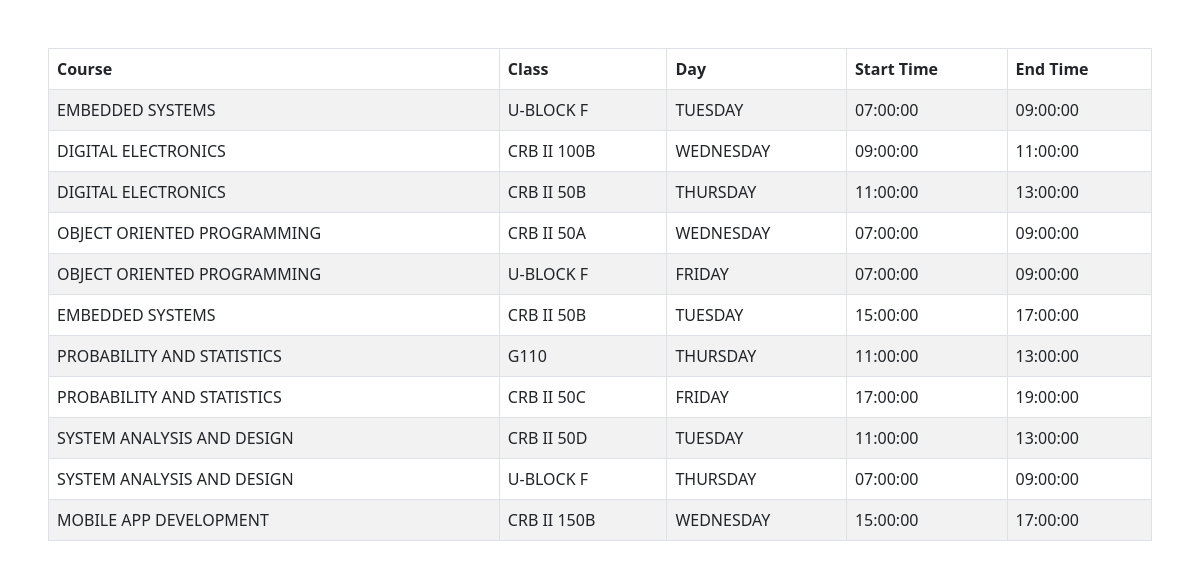
The page /php/venue.php on the database as committed earlier.
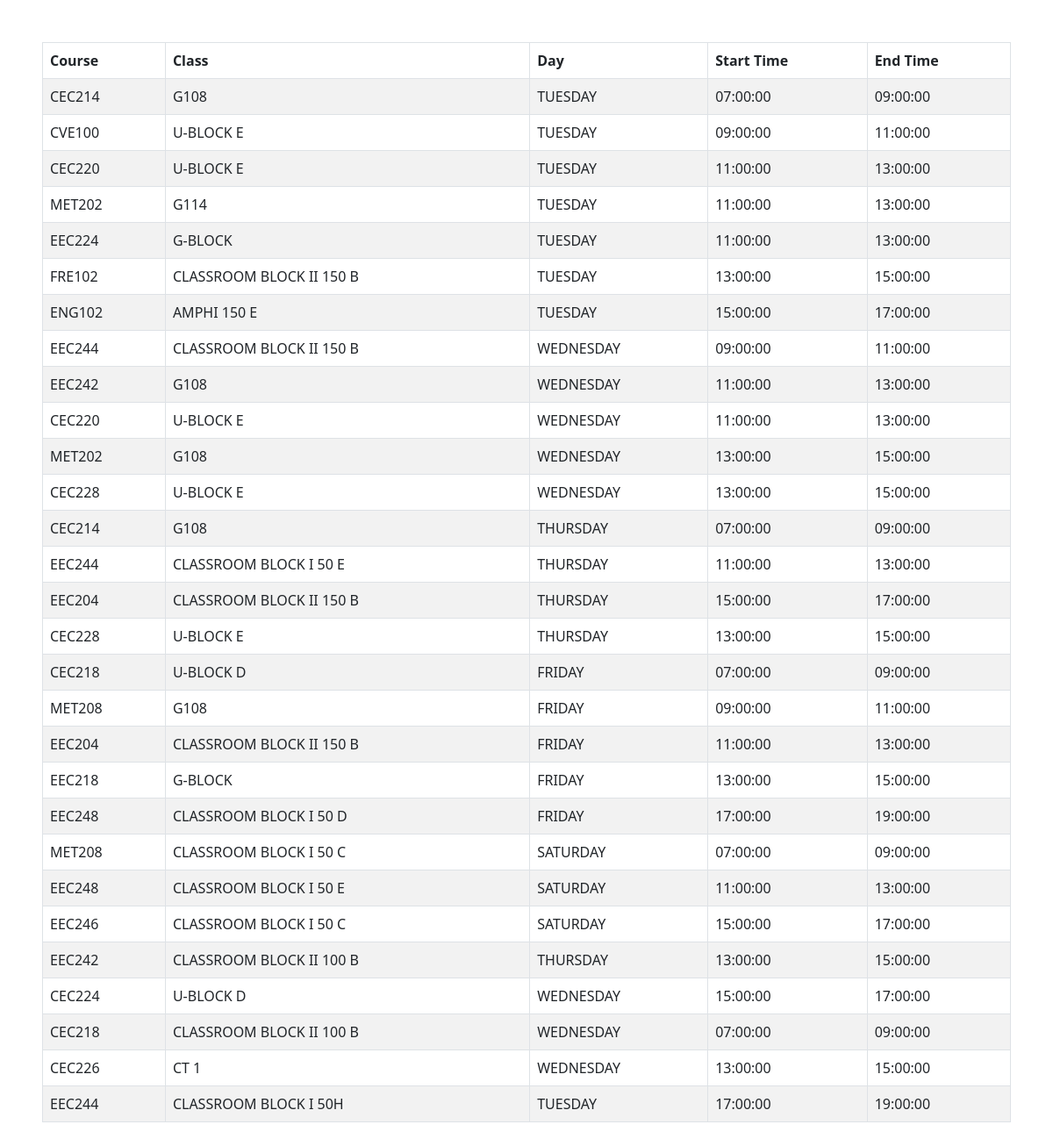
The same page on the database as committed later.
### tables this page shows
CREATE TABLE `final_table` (
  `Id` int(11) NOT NULL,
  `CLASS_ID` int(11) NOT NULL,
  `COURSE_ID` int(11) NOT NULL,
  `START_TIME` time NOT NULL,
  `STOP_TIME` time NOT NULL,
  `Day` varchar(255) NOT NULL
);

CREATE TABLE `course_table` (
  `Id` int(11) NOT NULL,
  `course_title` varchar(100) NOT NULL
);

CREATE TABLE `classes` (
  `Id` int(11) NOT NULL,
  `class_name` varchar(100) NOT NULL,
  `state` tinyint(1) NOT NULL DEFAULT 0
);

### php/venue.php (the view, shortened to what this page needs)
<?php
     require_once("./db_connect.php");
     try {
          $sql = "SELECT * FROM final_table ";
          $stmt = $pdo->query($sql);
          $data = $stmt->fetchAll(PDO::FETCH_OBJ);
     } catch (PDOException $e) {
          errorLog($e);
     }
?>
<!DOCTYPE html>
<html lang="en">
<head>
     <link rel="stylesheet" href="../assets/bootstrap-5.0.2-dist/css/bootstrap.min.css">
</head>
<body>
     <main class="p-5">
          <table class="table table-bordered table-condense table-striped table-hover">
               <thead>
                    <th>Course</th>
                    <th>Class</th>
                    <th>Day</th>
                    <th>Start Time</th>
                    <th>End Time</th>
               </thead>
               <tbody>
                    <?php
                    foreach ($data as $dt) {
                         $class_id = $dt->CLASS_ID;
                         $course_id = $dt->COURSE_ID;
                         try {
                              $stmt = $pdo->prepare("SELECT class_name FROM classes WHERE Id = ?");
                              $stmt->execute([$class_id]);
                              $class = $stmt->fetch(PDO::FETCH_OBJ);
                              $stmt = $pdo->prepare("SELECT * FROM course_table WHERE Id = ?");
                              $stmt->execute([$course_id]);
                              $course = $stmt->fetch(PDO::FETCH_OBJ);
                              $start_time = $dt->START_TIME;
                              $end_time = $dt->STOP_TIME;
                         }catch (PDOException $e) {
                              echo "An error occured: ".$e->getMessage();
                         }
                    ?>
                         <tr>
                              <td><?=$course->course_title?></td>
                              <td><?=$class->class_name?></td>
                              <td><?=$dt->Day?></td>
                              <td><?=$start_time?></td>
                              <td><?=$end_time?></td>
                         </tr>
                   <?php
                    }
                    ?>
               </tbody>
          </table>
     </main>
</body>
</html>

Rows that differ between the two databases and show on the page:
changed final_table (number 1 of 29 on the later page): course_table.course_title "EMBEDDED SYSTEMS" → "CEC214"; CLASS_ID.class_name "U-BLOCK F" → "G108"
changed final_table: course_table.course_title "DIGITAL ELECTRONICS" → "CVE100"; CLASS_ID.class_name "CRB II 100B" → "U-BLOCK E"; Day "WEDNESDAY" → "TUESDAY"
changed final_table (number 3 of 29 on the later page): course_table.course_title "DIGITAL ELECTRONICS" → "CEC220"; CLASS_ID.class_name "CRB II 50B" → "U-BLOCK E"; Day "THURSDAY" → "TUESDAY"
changed final_table (number 4 of 29 on the later page): course_table.course_title "OBJECT ORIENTED PROGRAMMING" → "MET202"; CLASS_ID.class_name "CRB II 50A" → "G114"; Day "WEDNESDAY" → "TUESDAY"; START_TIME "07:00:00" → "11:00:00"; STOP_TIME "09:00:00" → "13:00:00"
changed final_table: course_table.course_title "OBJECT ORIENTED PROGRAMMING" → "EEC224"; CLASS_ID.class_name "U-BLOCK F" → "G-BLOCK"; Day "FRIDAY" → "TUESDAY"; START_TIME "07:00:00" → "11:00:00"; STOP_TIME "09:00:00" → "13:00:00"
changed final_table: course_table.course_title "EMBEDDED SYSTEMS" → "FRE102"; CLASS_ID.class_name "CRB II 50B" → "CLASSROOM BLOCK II 150 B"; START_TIME "15:00:00" → "13:00:00"; STOP_TIME "17:00:00" → "15:00:00"
changed final_table: course_table.course_title "PROBABILITY AND STATISTICS" → "ENG102"; CLASS_ID.class_name "G110" → "AMPHI 150 E"; Day "THURSDAY" → "TUESDAY"; START_TIME "11:00:00" → "15:00:00"; STOP_TIME "13:00:00" → "17:00:00"
changed final_table (number 8 of 29 on the later page): course_table.course_title "PROBABILITY AND STATISTICS" → "EEC244"; CLASS_ID.class_name "CRB II 50C" → "CLASSROOM BLOCK II 150 B"; Day "FRIDAY" → "WEDNESDAY"; START_TIME "17:00:00" → "09:00:00"; STOP_TIME "19:00:00" → "11:00:00"
changed final_table (number 9 of 29 on the later page): course_table.course_title "SYSTEM ANALYSIS AND DESIGN" → "EEC242"; CLASS_ID.class_name "CRB II 50D" → "G108"; Day "TUESDAY" → "WEDNESDAY"
changed final_table (number 10 of 29 on the later page): course_table.course_title "SYSTEM ANALYSIS AND DESIGN" → "CEC220"; CLASS_ID.class_name "U-BLOCK F" → "U-BLOCK E"; Day "THURSDAY" → "WEDNESDAY"; START_TIME "07:00:00" → "11:00:00"; STOP_TIME "09:00:00" → "13:00:00"
changed final_table (number 11 of 29 on the later page): course_table.course_title "MOBILE APP DEVELOPMENT" → "MET202"; CLASS_ID.class_name "CRB II 150B" → "G108"; START_TIME "15:00:00" → "13:00:00"; STOP_TIME "17:00:00" → "15:00:00"
added final_table: course_table.course_title "CEC228", CLASS_ID.class_name "U-BLOCK E", Day "WEDNESDAY", START_TIME "13:00:00", STOP_TIME "15:00:00"
added final_table: course_table.course_title "CEC214", CLASS_ID.class_name "G108", Day "THURSDAY", START_TIME "07:00:00", STOP_TIME "09:00:00"
added final_table: course_table.course_title "EEC244", CLASS_ID.class_name "CLASSROOM BLOCK I 50 E", Day "THURSDAY", START_TIME "11:00:00", STOP_TIME "13:00:00"
added final_table: course_table.course_title "EEC204", CLASS_ID.class_name "CLASSROOM BLOCK II 150 B", Day "THURSDAY", START_TIME "15:00:00", STOP_TIME "17:00:00"
added final_table: course_table.course_title "CEC228", CLASS_ID.class_name "U-BLOCK E", Day "THURSDAY", START_TIME "13:00:00", STOP_TIME "15:00:00"
added final_table: course_table.course_title "CEC218", CLASS_ID.class_name "U-BLOCK D", Day "FRIDAY", START_TIME "07:00:00", STOP_TIME "09:00:00"
added final_table: course_table.course_title "MET208", CLASS_ID.class_name "G108", Day "FRIDAY", START_TIME "09:00:00", STOP_TIME "11:00:00"
added final_table: course_table.course_title "EEC204", CLASS_ID.class_name "CLASSROOM BLOCK II 150 B", Day "FRIDAY", START_TIME "11:00:00", STOP_TIME "13:00:00"
added final_table: course_table.course_title "EEC218", CLASS_ID.class_name "G-BLOCK", Day "FRIDAY", START_TIME "13:00:00", STOP_TIME "15:00:00"
added final_table: course_table.course_title "EEC248", CLASS_ID.class_name "CLASSROOM BLOCK I 50 D", Day "FRIDAY", START_TIME "17:00:00", STOP_TIME "19:00:00"
added final_table: course_table.course_title "MET208", CLASS_ID.class_name "CLASSROOM BLOCK I 50 C", Day "SATURDAY", START_TIME "07:00:00", STOP_TIME "09:00:00"
added final_table: course_table.course_title "EEC248", CLASS_ID.class_name "CLASSROOM BLOCK I 50 E", Day "SATURDAY", START_TIME "11:00:00", STOP_TIME "13:00:00"
added final_table: course_table.course_title "EEC246", CLASS_ID.class_name "CLASSROOM BLOCK I 50 C", Day "SATURDAY", START_TIME "15:00:00", STOP_TIME "17:00:00"
added final_table: course_table.course_title "EEC242", CLASS_ID.class_name "CLASSROOM BLOCK II 100 B", Day "THURSDAY", START_TIME "13:00:00", STOP_TIME "15:00:00"
added final_table: course_table.course_title "CEC224", CLASS_ID.class_name "U-BLOCK D", Day "WEDNESDAY", START_TIME "15:00:00", STOP_TIME "17:00:00"
added final_table: course_table.course_title "CEC218", CLASS_ID.class_name "CLASSROOM BLOCK II 100 B", Day "WEDNESDAY", START_TIME "07:00:00", STOP_TIME "09:00:00"
added final_table: course_table.course_title "CEC226", CLASS_ID.class_name "CT 1", Day "WEDNESDAY", START_TIME "13:00:00", STOP_TIME "15:00:00"
added final_table: course_table.course_title "EEC244", CLASS_ID.class_name "CLASSROOM BLOCK I 50H", Day "TUESDAY", START_TIME "17:00:00", STOP_TIME "19:00:00"
